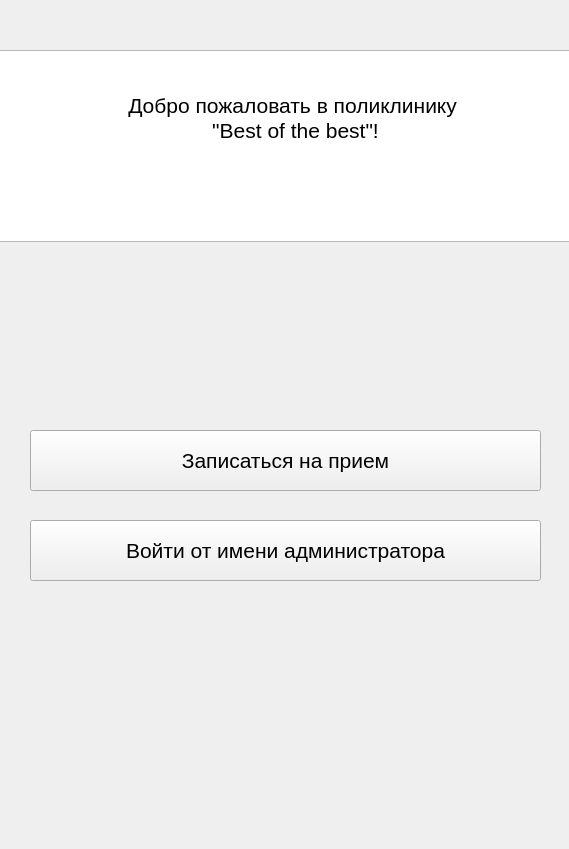
<?xml version="1.0" encoding="UTF-8"?>
<ui version="4.0">
 <class>Form</class>
 <widget class="QWidget" name="Form">
  <property name="geometry">
   <rect>
    <x>0</x>
    <y>0</y>
    <width>569</width>
    <height>849</height>
   </rect>
  </property>
  <property name="windowTitle">
   <string>Form</string>
  </property>
  <widget class="QPushButton" name="push_button_like_patient">
   <property name="geometry">
    <rect>
     <x>30</x>
     <y>430</y>
     <width>511</width>
     <height>61</height>
    </rect>
   </property>
   <property name="font">
    <font>
     <pointsize>16</pointsize>
    </font>
   </property>
   <property name="autoFillBackground">
    <bool>false</bool>
   </property>
   <property name="styleSheet">
    <string notr="true"/>
   </property>
   <property name="text">
    <string>Записаться на прием</string>
   </property>
   <property name="autoRepeatDelay">
    <number>300</number>
   </property>
  </widget>
  <widget class="QPushButton" name="push_button_like_admin">
   <property name="geometry">
    <rect>
     <x>30</x>
     <y>520</y>
     <width>511</width>
     <height>61</height>
    </rect>
   </property>
   <property name="font">
    <font>
     <pointsize>16</pointsize>
    </font>
   </property>
   <property name="autoFillBackground">
    <bool>false</bool>
   </property>
   <property name="styleSheet">
    <string notr="true"/>
   </property>
   <property name="text">
    <string>Войти от имени администратора</string>
   </property>
   <property name="autoRepeatDelay">
    <number>300</number>
   </property>
  </widget>
  <widget class="QLabel" name="label">
   <property name="geometry">
    <rect>
     <x>0</x>
     <y>0</y>
     <width>571</width>
     <height>851</height>
    </rect>
   </property>
   <property name="text">
    <string/>
   </property>
   <property name="pixmap">
    <pixmap>../../image/фон регистрации.png</pixmap>
   </property>
   <property name="scaledContents">
    <bool>true</bool>
   </property>
  </widget>
  <widget class="QTextBrowser" name="textBrowser">
   <property name="geometry">
    <rect>
     <x>-5</x>
     <y>50</y>
     <width>601</width>
     <height>192</height>
    </rect>
   </property>
   <property name="html">
    <string>&lt;!DOCTYPE HTML PUBLIC &quot;-//W3C//DTD HTML 4.0//EN&quot; &quot;http://www.w3.org/TR/REC-html40/strict.dtd&quot;&gt;
&lt;html&gt;&lt;head&gt;&lt;meta name=&quot;qrichtext&quot; content=&quot;1&quot; /&gt;&lt;style type=&quot;text/css&quot;&gt;
p, li { white-space: pre-wrap; }
&lt;/style&gt;&lt;/head&gt;&lt;body style=&quot; font-family:'MS Shell Dlg 2'; font-size:7.8pt; font-weight:400; font-style:normal;&quot;&gt;
&lt;p align=&quot;center&quot; style=&quot;-qt-paragraph-type:empty; margin-top:0px; margin-bottom:0px; margin-left:0px; margin-right:0px; -qt-block-indent:0; text-indent:0px;&quot;&gt;&lt;br /&gt;&lt;/p&gt;
&lt;p align=&quot;center&quot; style=&quot;-qt-paragraph-type:empty; margin-top:0px; margin-bottom:0px; margin-left:0px; margin-right:0px; -qt-block-indent:0; text-indent:0px; font-size:16pt;&quot;&gt;&lt;br /&gt;&lt;/p&gt;
&lt;p align=&quot;center&quot; style=&quot; margin-top:0px; margin-bottom:0px; margin-left:0px; margin-right:0px; -qt-block-indent:0; text-indent:0px;&quot;&gt;&lt;span style=&quot; font-size:16pt;&quot;&gt;Добро пожаловать в поликлинику &lt;/span&gt;&lt;/p&gt;
&lt;p align=&quot;center&quot; style=&quot; margin-top:0px; margin-bottom:0px; margin-left:0px; margin-right:0px; -qt-block-indent:0; text-indent:0px;&quot;&gt;&lt;span style=&quot; font-size:16pt;&quot;&gt;&amp;quot;Best of the best&amp;quot;!&lt;/span&gt;&lt;/p&gt;&lt;/body&gt;&lt;/html&gt;</string>
   </property>
  </widget>
  <zorder>label</zorder>
  <zorder>push_button_like_patient</zorder>
  <zorder>push_button_like_admin</zorder>
  <zorder>textBrowser</zorder>
 </widget>
 <resources/>
 <connections/>
</ui>
